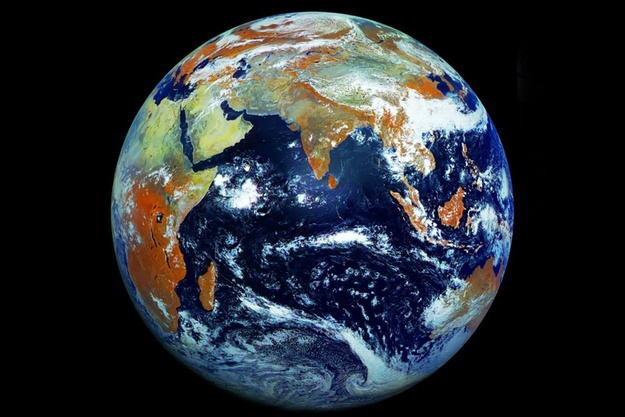
#> input picture Lab/Lab03/earth.jpg, 625 x 417 px, shrunk from 1200 x 800 before the run
$ jupyter execute lab03b.ipynb   (shell and % lines are left out)
#> lines starting #> are read from the running program, lines starting #| are printed output that depends on the picture
#> the sliders are set to s = 5, filts = 2
[cell 1]
import matplotlib.pyplot as plt
import scipy.ndimage as ndimage
import numpy as np

[cell 2]
from __future__ import print_function
from ipywidgets import interact, interactive, fixed, interact_manual
import ipywidgets as widgets

#simple blur
def mymean(x):
    return x.mean()

def mymin(x):
    return x.min()

def mymax(x):
    return x.max()

def mymed(x):
    return np.median(x)

def myFilt(x):
#print("HIT MEW")
    size=5
    f = np.ones(x.size)
    f = -f # outsizes are negative
    if size == 0:
        return x

    if size%2 == 0: # even gonna take the mid four
        m = np.ones((2,2))
        if size == 2:
            m = m/4 # boring average
            return np.dot(f,m)
        else:
            m*((size*size-4)/4) # the rest of the matrrix is -1 so the mid 4 values are size^2-4 then divide by 4 to multiply each value by
            return np.dot(f,m)
    else: # odd going to take the mid
        mid = (size//2)
        f[mid,mid] = (size*size)-1 # center is the only positive that keeps the sum of the filter 0
        return np.dot(f,x)

plt.figure()

def My_generic_filter(s=5,filts=0):
#> called with s = 5, filts = 2
    I = plt.imread('earth.jpg').astype(float)
    I = I/I.max()

    Ib = np.zeros(I.shape)
    Out = np.zeros(I.shape[:2])
    plt.clf()

    for chan in range(3):
        if filts == 0:
            Ib = I.copy()
            plt.title(str("No filter size="+str(s)))

        elif filts == 1:
            ndimage.generic_filter(I[:, :, chan], function=mymean, size=s, output=Out, mode='reflect')
            Ib[...,chan] = Out.copy();
            plt.title(str("Mean filter size="+str(s)))

        elif filts ==2:
            ndimage.generic_filter(I[:, :, chan], function=mymin, size=s, output=Out, mode='reflect')
            Ib[...,chan] = Out.copy();
            plt.title(str("Min filter size="+str(s)))

        elif filts == 3:
            ndimage.generic_filter(I[:, :, chan], function=mymax, size=s, output=Out, mode='reflect')
            Ib[...,chan] = Out.copy();
            plt.title(str("Max filter size="+str(s)))

        elif filts == 4:
            ndimage.generic_filter(I[:, :, chan], function=myFilt, size=s, output=Out, mode='reflect')
            Ib[...,chan] = Out.copy();
            plt.title(str("My filter size="+str(s)))

        else:
            Ib = I.copy()
            print("ERROR")
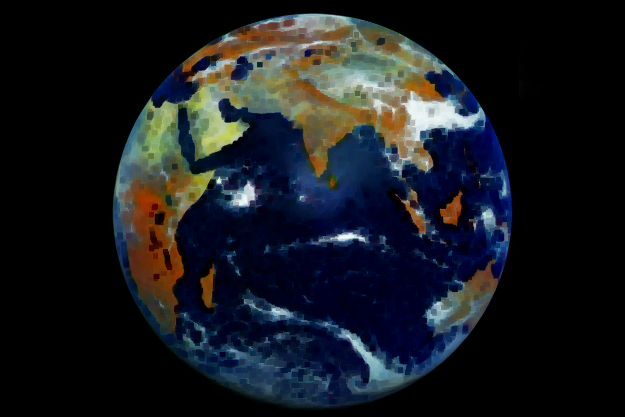
#> Ib: shape (417, 625, 3) float64; mean R, G, B 0.0937, 0.106, 0.126


    plt.imshow(Ib)

[cell 3]
interact(My_generic_filter, s=(1,10),filts=(0,4))

[cell 4]
from scipy.ndimage import correlate

[cell 5]
I = plt.imread('feather.jpg').astype(float)
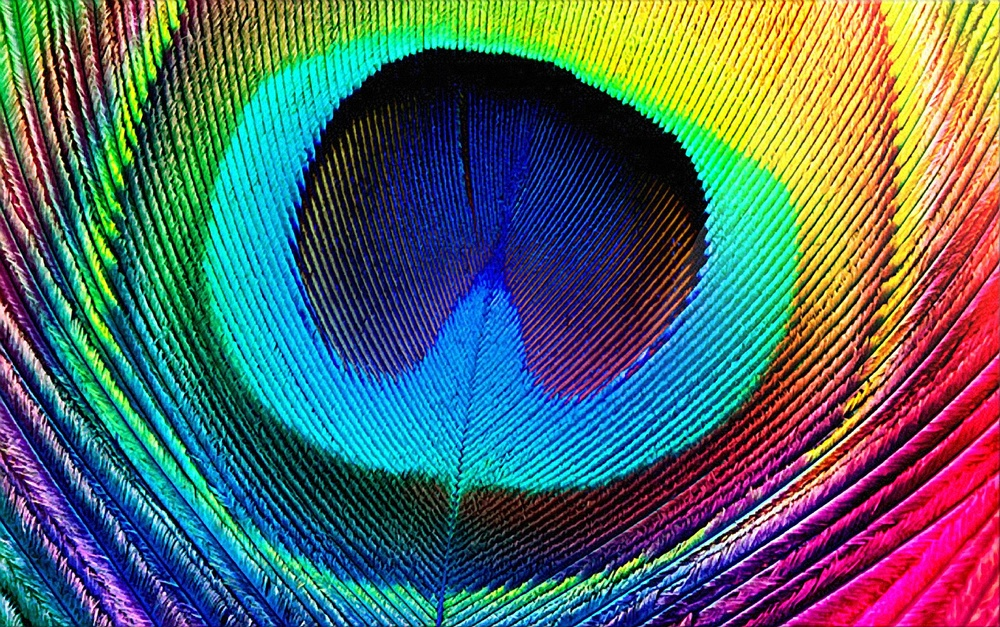
#> input picture Lab/Lab03/feather.jpg, 1000 x 627 px, shrunk from 1919 x 1204 before the run
#> I: shape (627, 1000, 3) float64
I = I/I.max()

Ib = np.zeros(I.shape)
Out = np.zeros(I.shape[:2])

size =5
def myFilt(x):
    f = np.ones(x.shape)
    f = -f # outsizes are negative
    mid = (size//2)
    f[mid,mid] = (size*size)-1 # center is the only positive that keeps the sum of the filter 0
    return np.dot(f,x)


def blur_with_correlate(I):
    size = 5
    # [4 lines of commented-out code are left out]

    fil = np.array([[10,10,0],[10,0,-10],[0,-10,-10]])


    Ib = np.zeros(I.shape)

    for chan in range(3):
        Ib[...,chan] = correlate(I[...,chan], fil)
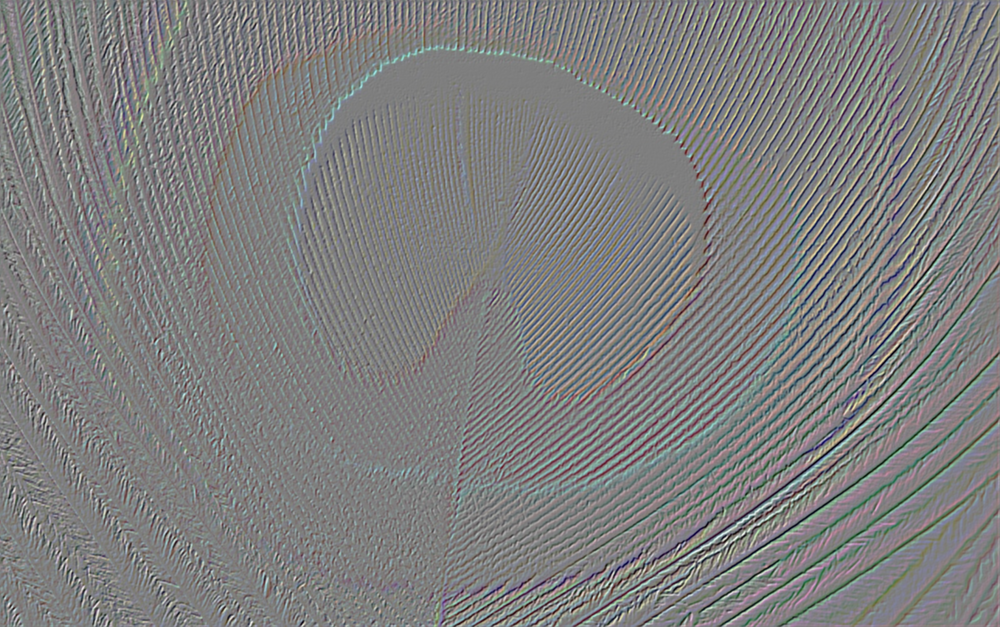
#> Ib: shape (627, 1000, 3) float64; mean R, G, B 0, 0, 0; drawn with min black and max white

    return Ib
fig, ax = plt.subplots(1,2, figsize=(10,3),sharex=True, sharey=True)


Ib = blur_with_correlate(I)
ax[0].imshow(Ib)
ax[1].imshow(I)
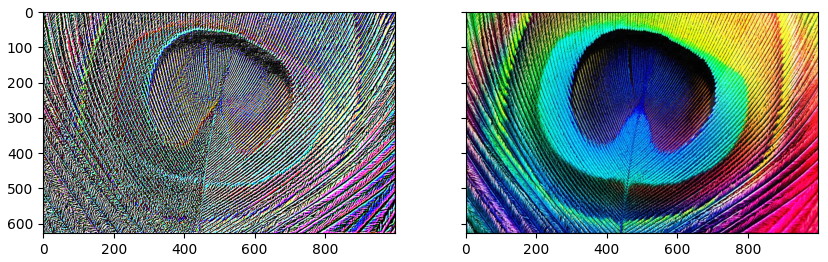
#> figure drawn by matplotlib, 2 panels
